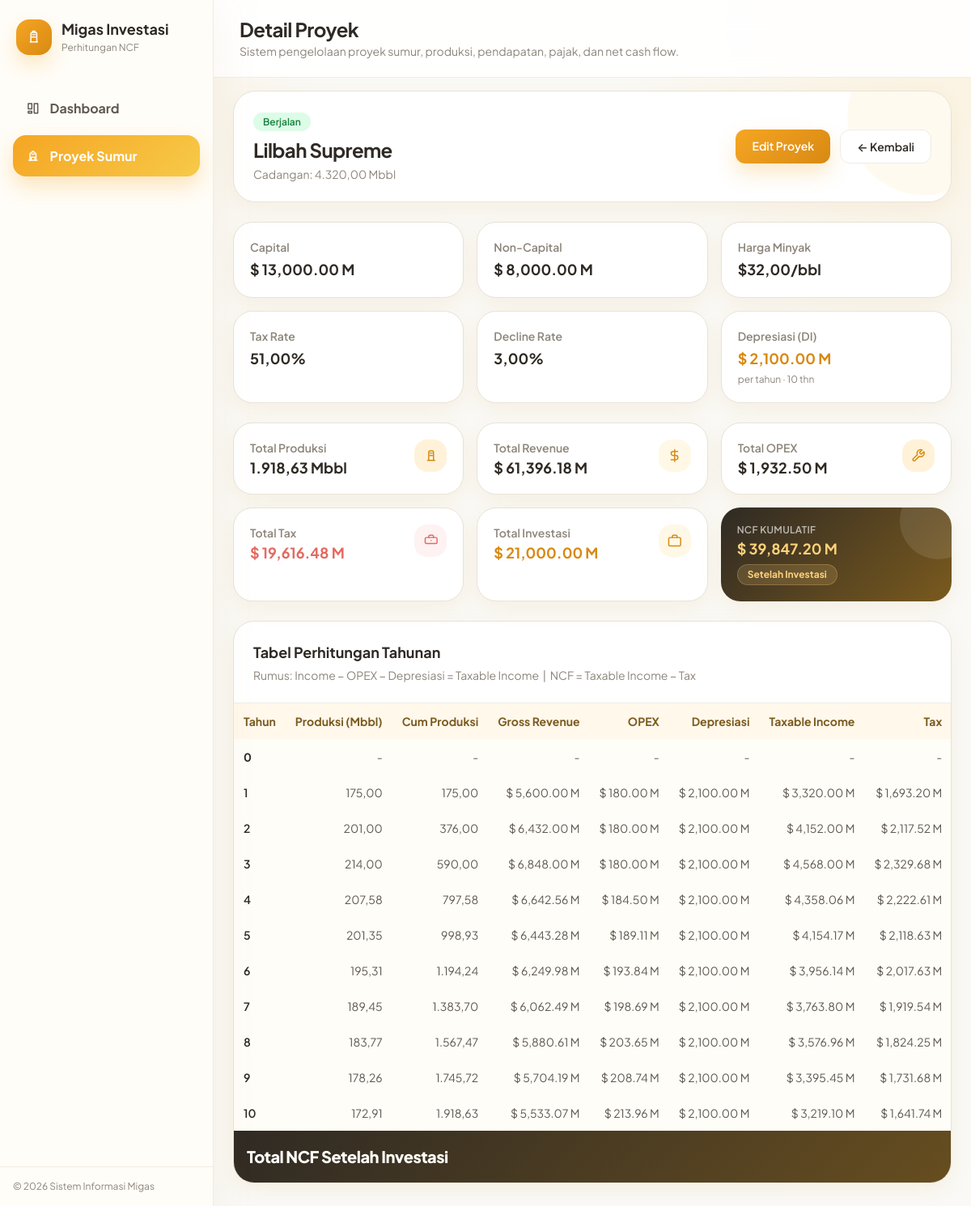
The app's page /detail-proyek.php?id=7 with its own data.
### tables this page shows
CREATE TABLE `fields` (
  `id` int(10) UNSIGNED NOT NULL,
  `nama` varchar(100) NOT NULL,
  `cadangan_mbbl` decimal(14,4) NOT NULL COMMENT 'Total cadangan minyak (Mbbl)',
  `harga_minyak` decimal(10,2) NOT NULL COMMENT 'Harga minyak asumsi ($/bbl)',
  `tahun_hitung` smallint(6) NOT NULL DEFAULT 10 COMMENT 'Jumlah tahun analisis NCF',
  `tax_rate` decimal(5,2) NOT NULL DEFAULT 51.00 COMMENT 'Tax rate (%)',
  `status_proyek` varchar(20) NOT NULL DEFAULT 'Direncanakan' COMMENT 'Status proyek',
  `created_at` timestamp NOT NULL DEFAULT current_timestamp(),
  `updated_at` timestamp NOT NULL DEFAULT current_timestamp() ON UPDATE current_timestamp()
);

CREATE TABLE `investasi` (
  `id` int(10) UNSIGNED NOT NULL,
  `field_id` int(10) UNSIGNED NOT NULL,
  `capital` decimal(14,4) NOT NULL COMMENT 'Investasi capital ($M)',
  `non_capital` decimal(14,4) NOT NULL COMMENT 'Investasi non-capital ($M)',
  `total_investasi` decimal(14,4) DEFAULT NULL COMMENT 'Total investasi = capital + non_capital ($M)'
);

CREATE TABLE `production_decline` (
  `id` int(10) UNSIGNED NOT NULL,
  `field_id` int(10) UNSIGNED NOT NULL,
  `mulai_tahun_ke` smallint(6) NOT NULL COMMENT 'Produksi mulai decline pada tahun ke-N',
  `laju_persen` decimal(6,3) NOT NULL COMMENT 'Laju decline %/tahun'
);

CREATE TABLE `ncf_results` (
  `id` int(10) UNSIGNED NOT NULL,
  `field_id` int(10) UNSIGNED NOT NULL,
  `tahun_ke` smallint(6) NOT NULL,
  `produksi_mbbl` decimal(14,4) NOT NULL,
  `cum_produksi` decimal(14,4) NOT NULL,
  `gross_revenue` decimal(14,4) NOT NULL COMMENT 'Produksi × Harga ($M)',
  `opex` decimal(14,4) NOT NULL COMMENT 'Biaya operasi tahun ini ($M)',
  `depresiasi_di` decimal(14,4) NOT NULL COMMENT 'Di = (Capital+NonCapital)/TahunHitung ($M)',
  `taxable_income` decimal(14,4) NOT NULL COMMENT 'Gross Rev − Opex − Di ($M)',
  `tax` decimal(14,4) NOT NULL COMMENT 'Taxable Income × Tax Rate ($M)',
  `ncf` decimal(14,4) NOT NULL COMMENT 'Gross Rev − Opex − Tax ($M)',
  `cum_ncf` decimal(14,4) NOT NULL COMMENT 'Kumulatif NCF s.d. tahun ini ($M)',
  `calculated_at` timestamp NOT NULL DEFAULT current_timestamp()
);

### detail-proyek.php (the view, shortened to what this page needs)
<?php
require_once __DIR__ . '/includes/functions.php';
require_once __DIR__ . '/includes/perhitungan.php';
$id = (int)($_GET['id'] ?? 0);
$stmt = $pdo->prepare("
SELECT
    f.*,
    i.capital,
    i.non_capital,
    i.total_investasi,
    pd.laju_persen,
    pd.mulai_tahun_ke,
    op.base_usd_m,
    op.base_hingga_thn,
    op.eskalasi_persen
FROM fields f
LEFT JOIN investasi i
    ON i.field_id = f.id
LEFT JOIN production_decline pd
    ON pd.field_id = f.id
LEFT JOIN opex_params op
    ON op.field_id = f.id
WHERE f.id = ?
");
$stmt->execute([$id]);
$project = $stmt->fetch();
$stmt = $pdo->prepare("
SELECT *
FROM ncf_results
WHERE field_id = ?
ORDER BY tahun_ke
");
$stmt->execute([$id]);
$rows = $stmt->fetchAll();
$lastRow = !empty($rows) ? end($rows) : [];
$summary = [
    'total_produksi'  => array_sum(array_column($rows, 'produksi_mbbl')),
    'total_income'    => array_sum(array_column($rows, 'gross_revenue')),
    'total_opex'      => array_sum(array_column($rows, 'opex')),
    'total_tax'       => array_sum(array_column($rows, 'tax')),
    'total_ncf'       => $lastRow['cum_ncf'] ?? 0,
    'total_investasi' => (float)($project['total_investasi'] ?? 0)
                         ?: (($project['capital'] ?? 0) + ($project['non_capital'] ?? 0)),
];
include __DIR__ . '/includes/header.php';
?>
<div class="space-y-5 lg:space-y-6 min-w-0">
    <div class="app-card rounded-[26px] sm:rounded-[28px] p-5 sm:p-6 relative overflow-hidden min-w-0">
        <div class="relative flex flex-col lg:flex-row lg:items-center lg:justify-between gap-5 min-w-0">
            <div class="min-w-0">
                <div class="mb-2"><?= status_badge($project['status_proyek'] ?? 'Tidak tersedia') ?></div>
                <h2 class="text-xl sm:text-2xl xl:text-3xl font-bold tracking-tight leading-tight" style="color: var(--color-heading);"><?= e($project['nama']) ?></h2>
                <p class="mt-1 text-sm" style="color: var(--color-muted);">Cadangan: <?= format_number($project['cadangan_mbbl']) ?> Mbbl</p>
            </div>
            <div class="flex gap-3 shrink-0">
                <a href="edit-proyek.php?id=<?= e($project['id']) ?>" class="app-btn-primary px-5 py-2.5 rounded-xl font-semibold text-sm transition">Edit Proyek</a>
                <a href="proyek.php" class="px-5 py-2.5 rounded-xl font-semibold text-sm transition" style="background: var(--color-surface); border: 1px solid var(--color-divider); color: var(--color-heading);">← Kembali</a>
            </div>
        </div>
    </div>
    <div class="grid grid-cols-2 sm:grid-cols-3 xl:grid-cols-6 gap-4 min-w-0">
        <div class="app-card app-card-hover p-5 rounded-[22px] sm:rounded-[24px] min-w-0">
            <div class="text-sm font-semibold" style="color: var(--color-muted);">Capital</div>
            <div class="text-lg xl:text-xl font-bold mt-1" style="color: var(--color-heading);"><?= format_usd_m($project['capital']) ?></div>
        </div>
        <div class="app-card app-card-hover p-5 rounded-[22px] sm:rounded-[24px] min-w-0">
            <div class="text-sm font-semibold" style="color: var(--color-muted);">Non-Capital</div>
            <div class="text-lg xl:text-xl font-bold mt-1" style="color: var(--color-heading);"><?= format_usd_m($project['non_capital']) ?></div>
        </div>
        <div class="app-card app-card-hover p-5 rounded-[22px] sm:rounded-[24px] min-w-0">
            <div class="text-sm font-semibold" style="color: var(--color-muted);">Harga Minyak</div>
            <div class="text-lg xl:text-xl font-bold mt-1" style="color: var(--color-heading);">$<?= format_number($project['harga_minyak']) ?>/bbl</div>
        </div>
        <div class="app-card app-card-hover p-5 rounded-[22px] sm:rounded-[24px] min-w-0">
            <div class="text-sm font-semibold" style="color: var(--color-muted);">Tax Rate</div>
            <div class="text-lg xl:text-xl font-bold mt-1" style="color: var(--color-heading);"><?= format_number($project['tax_rate']) ?>%</div>
        </div>
        <div class="app-card app-card-hover p-5 rounded-[22px] sm:rounded-[24px] min-w-0">
            <div class="text-sm font-semibold" style="color: var(--color-muted);">Decline Rate</div>
            <div class="text-lg xl:text-xl font-bold mt-1" style="color: var(--color-heading);"><?= format_number($project['laju_persen']) ?>%</div>
        </div>
        <?php
            $tahunHitung = (int)($project['tahun_hitung'] ?? 10);
            $totalInvest = ($project['capital'] ?? 0) + ($project['non_capital'] ?? 0);
            $di = $tahunHitung > 0 ? $totalInvest / $tahunHitung : 0;
        ?>
        <div class="app-card app-card-hover p-5 rounded-[22px] sm:rounded-[24px] min-w-0">
            <div class="text-sm font-semibold" style="color: var(--color-muted);">Depresiasi (DI)</div>
            <div class="text-lg xl:text-xl font-bold mt-1" style="color: #D88912;"><?= format_usd_m($di) ?></div>
            <div class="text-xs mt-1" style="color: var(--color-muted);">per tahun · <?= $tahunHitung ?> thn</div>
        </div>
    </div>
    <div class="grid grid-cols-2 sm:grid-cols-3 xl:grid-cols-6 gap-4 min-w-0">
        <div class="app-card app-card-hover p-5 rounded-[22px] sm:rounded-[24px] min-w-0">
            <div class="flex items-start justify-between gap-2 min-w-0">
                <div class="min-w-0">
                    <div class="text-sm font-semibold" style="color: var(--color-muted);">Total Produksi</div>
                    <div class="text-lg xl:text-xl font-bold mt-1 leading-tight" style="color: var(--color-heading);"><?= format_number($summary['total_produksi']) ?> Mbbl</div>
                </div>
                <div class="icon-box shrink-0">
                    <svg class="ui-icon" viewBox="0 0 24 24" aria-hidden="true"><path d="M8 20V6.5A2.5 2.5 0 0 1 10.5 4h3A2.5 2.5 0 0 1 16 6.5V20"/><path d="M6 20h12"/><path d="M10 8h4"/><path d="M10 12h4"/></svg>
                </div>
            </div>
        </div>
        <div class="app-card app-card-hover p-5 rounded-[22px] sm:rounded-[24px] min-w-0">
            <div class="flex items-start justify-between gap-2 min-w-0">
                <div class="min-w-0">
                    <div class="text-sm font-semibold" style="color: var(--color-muted);">Total Revenue</div>
                    <div class="text-lg xl:text-xl font-bold mt-1 leading-tight" style="color: var(--color-heading);"><?= format_usd_m($summary['total_income']) ?></div>
                </div>
                <div class="icon-box shrink-0" style="background: #FFF8E6; color: #D88912;">
                    <svg class="ui-icon" viewBox="0 0 24 24" aria-hidden="true"><path d="M12 2v20"/><path d="M17 5H9.5a3.5 3.5 0 0 0 0 7H14a3.5 3.5 0 0 1 0 7H6"/></svg>
                </div>
            </div>
        </div>
        <div class="app-card app-card-hover p-5 rounded-[22px] sm:rounded-[24px] min-w-0">
            <div class="flex items-start justify-between gap-2 min-w-0">
                <div class="min-w-0">
                    <div class="text-sm font-semibold" style="color: var(--color-muted);">Total OPEX</div>
                    <div class="text-lg xl:text-xl font-bold mt-1 leading-tight" style="color: var(--color-heading);"><?= format_usd_m($summary['total_opex']) ?></div>
                </div>
                <div class="icon-box shrink-0">
                    <svg class="ui-icon" viewBox="0 0 24 24" aria-hidden="true"><path d="M14.7 6.3a1 1 0 0 0 0 1.4l1.6 1.6a1 1 0 0 0 1.4 0l3.77-3.77a6 6 0 0 1-7.94 7.94l-6.91 6.91a2.12 2.12 0 0 1-3-3l6.91-6.91a6 6 0 0 1 7.94-7.94z"/></svg>
                </div>
            </div>
        </div>
        <div class="app-card app-card-hover p-5 rounded-[22px] sm:rounded-[24px] min-w-0">
            <div class="flex items-start justify-between gap-2 min-w-0">
                <div class="min-w-0">
                    <div class="text-sm font-semibold" style="color: var(--color-muted);">Total Tax</div>
                    <div class="text-lg xl:text-xl font-bold mt-1 leading-tight text-[#E46A61]"><?= format_usd_m($summary['total_tax']) ?></div>
                </div>
                <div class="icon-box shrink-0" style="background: #FEF2F2; color: #E46A61;">
                    <svg class="ui-icon" viewBox="0 0 24 24" aria-hidden="true"><path d="M20 7H4a2 2 0 0 0-2 2v6a2 2 0 0 0 2 2h16a2 2 0 0 0 2-2V9a2 2 0 0 0-2-2z"/><path d="M16 7V5a2 2 0 0 0-2-2h-4a2 2 0 0 0-2 2v2"/><line x1="12" y1="12" x2="12" y2="12"/></svg>
                </div>
            </div>
        </div>
        <div class="app-card app-card-hover p-5 rounded-[22px] sm:rounded-[24px] min-w-0">
            <div class="flex items-start justify-between gap-2 min-w-0">
                <div class="min-w-0">
                    <div class="text-sm font-semibold" style="color: var(--color-muted);">Total Investasi</div>
                    <div class="text-lg xl:text-xl font-bold mt-1 leading-tight" style="color: #D88912;"><?= format_usd_m($summary['total_investasi']) ?></div>
                </div>
                <div class="icon-box shrink-0" style="background: #FFF8E6; color: #D88912;">
                    <svg class="ui-icon" viewBox="0 0 24 24" aria-hidden="true"><rect x="2" y="7" width="20" height="14" rx="2"/><path d="M16 7V5a2 2 0 0 0-2-2h-4a2 2 0 0 0-2 2v2"/></svg>
                </div>
            </div>
        </div>
        <div class="p-5 rounded-[22px] sm:rounded-[24px] text-white relative overflow-hidden min-w-0" style="background: linear-gradient(135deg, #2F2A24, #7A5A1E); box-shadow: var(--shadow-card);">
            <div class="absolute -right-8 -top-8 w-24 h-24 rounded-full bg-white/10"></div>
            <div class="relative min-w-0">
                <div class="text-xs font-semibold uppercase tracking-wide text-white/65">NCF Kumulatif</div>
                <div class="mt-1 text-lg xl:text-xl font-bold leading-tight" style="color: #FFD27A;"><?= format_usd_m($summary['total_ncf']) ?></div>
                <div class="mt-2 inline-flex items-center rounded-full px-3 py-1 text-xs font-bold" style="background: rgba(255,210,122,0.16); color: #FFD27A; border: 1px solid rgba(255,210,122,0.24);">
                    Setelah Investasi
                </div>
            </div>
        </div>
    </div>
    <div class="app-card rounded-[24px] sm:rounded-[26px] overflow-hidden min-w-0">
        <div class="p-5 sm:p-6 border-b" style="border-color: var(--color-divider);">
            <h3 class="font-bold text-lg" style="color: var(--color-heading);">Tabel Perhitungan Tahunan</h3>
            <p class="text-sm mt-1" style="color: var(--color-muted);">Rumus: Income − OPEX − Depresiasi = Taxable Income &nbsp;|&nbsp; NCF = Taxable Income − Tax</p>
        </div>
        <div class="overflow-x-auto">
            <table class="calculation-table w-full text-[13px] sm:text-sm">
                <thead style="background: #FFF8EB; color: #7A5A1E;">
                    <tr>
                        <th class="p-3 text-left">Tahun</th>
                        <th class="p-3 text-right">Produksi (Mbbl)</th>
                        <th class="p-3 text-right">Cum Produksi</th>
                        <th class="p-3 text-right">Gross Revenue</th>
                        <th class="p-3 text-right">OPEX</th>
                        <th class="p-3 text-right">Depresiasi</th>
                        <th class="p-3 text-right">Taxable Income</th>
                        <th class="p-3 text-right">Tax</th>
                    </tr>
                </thead>
                <tbody>
                    <tr class="border-t" style="background: #FFFDF8; border-color: var(--color-divider);">
                        <td class="p-3 font-bold" style="color: var(--color-heading);">0</td>
                        <td class="p-3 text-right">-</td>
                        <td class="p-3 text-right">-</td>
                        <td class="p-3 text-right">-</td>
                        <td class="p-3 text-right">-</td>
                        <td class="p-3 text-right">-</td>
                        <td class="p-3 text-right">-</td>
                        <td class="p-3 text-right">-</td>
                    </tr>
                    <?php foreach ($rows as $r): ?>
                    <tr class="border-t hover:bg-[#FFF9EE] transition" style="border-color: var(--color-divider);">
                        <td class="p-3 font-semibold" style="color: var(--color-heading);"><?= $r['tahun_ke'] ?></td>
                        <td class="p-3 text-right"><?= format_number($r['produksi_mbbl']) ?></td>
                        <td class="p-3 text-right"><?= format_number($r['cum_produksi']) ?></td>
                        <td class="p-3 text-right"><?= format_usd_m($r['gross_revenue']) ?></td>
                        <td class="p-3 text-right"><?= format_usd_m($r['opex']) ?></td>
                        <td class="p-3 text-right"><?= format_usd_m($r['depresiasi_di']) ?></td>
                        <td class="p-3 text-right <?= $r['taxable_income'] < 0 ? 'text-[#E46A61]' : '' ?>"><?= format_usd_m($r['taxable_income']) ?></td>
                        <td class="p-3 text-right text-[#E46A61]"><?= format_usd_m($r['tax']) ?></td>
                    </tr>
                    <?php endforeach; ?>
                    <tr style="background: linear-gradient(135deg, #2F2A24, #7A5A1E); color: #FFFDF8;">
                        <td class="p-4 text-lg sm:text-xl font-extrabold tracking-tight" colspan="9" style="color: #FFFDF8;">Total NCF Setelah Investasi</td>
                    </tr>
                </tbody>
            </table>
        </div>
    </div>
</div>
<?php include __DIR__ . '/includes/footer.php'; ?>

### includes/functions.php (shortened to what this page needs)
<?php
function e($value) {
    return htmlspecialchars((string)$value, ENT_QUOTES, 'UTF-8');
}
function format_number($value, $decimals = 2) {
    return number_format((float)$value, $decimals, ',', '.');
}
function format_usd_m($value) {
    return '$ ' . number_format((float)$value, 2, '.', ',') . ' M';
}
function status_badge($status) {
    $class = 'bg-slate-100 text-slate-700';
    if ($status === 'Berjalan') $class = 'bg-green-100 text-green-700';
    return '<span class="px-3 py-1 rounded-full text-xs font-semibold '.$class.'">'.e($status).'</span>';
}
?>

### records on screen
fields: status_proyek "Berjalan", nama "Lilbah Supreme", cadangan_mbbl "4.320,00", investasi.capital "$ 13,000.00 M", investasi.non_capital "$ 8,000.00 M", harga_minyak "32,00", tax_rate "51,00", production_decline.laju_persen "3,00", tahun_hitung.non_capital "$ 2,100.00 M", tahun_hitung "10"
ncf_results: cum_ncf.total_investasi "1.918,63", cum_ncf.total_investasi "$ 61,396.18 M", cum_ncf.total_investasi "$ 1,932.50 M", cum_ncf.total_investasi "$ 19,616.48 M", cum_ncf.total_investasi "$ 21,000.00 M", cum_ncf.total_investasi "$ 39,847.20 M", tahun_ke "10", produksi_mbbl "172,91", cum_produksi "1.918,63", gross_revenue "$ 5,533.07 M", opex "$ 213.96 M", depresiasi_di "$ 2,100.00 M", taxable_income "$ 3,219.10 M", tax "$ 1,641.74 M"
ncf_results: tahun_ke "1", produksi_mbbl "175,00", cum_produksi "175,00", gross_revenue "$ 5,600.00 M", opex "$ 180.00 M", depresiasi_di "$ 2,100.00 M", taxable_income "$ 3,320.00 M", tax "$ 1,693.20 M"
ncf_results: tahun_ke "2", produksi_mbbl "201,00", cum_produksi "376,00", gross_revenue "$ 6,432.00 M", opex "$ 180.00 M", depresiasi_di "$ 2,100.00 M", taxable_income "$ 4,152.00 M", tax "$ 2,117.52 M"
ncf_results: tahun_ke "3", produksi_mbbl "214,00", cum_produksi "590,00", gross_revenue "$ 6,848.00 M", opex "$ 180.00 M", depresiasi_di "$ 2,100.00 M", taxable_income "$ 4,568.00 M", tax "$ 2,329.68 M"
ncf_results: tahun_ke "4", produksi_mbbl "207,58", cum_produksi "797,58", gross_revenue "$ 6,642.56 M", opex "$ 184.50 M", depresiasi_di "$ 2,100.00 M", taxable_income "$ 4,358.06 M", tax "$ 2,222.61 M"
ncf_results: tahun_ke "5", produksi_mbbl "201,35", cum_produksi "998,93", gross_revenue "$ 6,443.28 M", opex "$ 189.11 M", depresiasi_di "$ 2,100.00 M", taxable_income "$ 4,154.17 M", tax "$ 2,118.63 M"
ncf_results: tahun_ke "6", produksi_mbbl "195,31", cum_produksi "1.194,24", gross_revenue "$ 6,249.98 M", opex "$ 193.84 M", depresiasi_di "$ 2,100.00 M", taxable_income "$ 3,956.14 M", tax "$ 2,017.63 M"
ncf_results: tahun_ke "7", produksi_mbbl "189,45", cum_produksi "1.383,70", gross_revenue "$ 6,062.49 M", opex "$ 198.69 M", depresiasi_di "$ 2,100.00 M", taxable_income "$ 3,763.80 M", tax "$ 1,919.54 M"
ncf_results: tahun_ke "8", produksi_mbbl "183,77", cum_produksi "1.567,47", gross_revenue "$ 5,880.61 M", opex "$ 203.65 M", depresiasi_di "$ 2,100.00 M", taxable_income "$ 3,576.96 M", tax "$ 1,824.25 M"
ncf_results: tahun_ke "9", produksi_mbbl "178,26", cum_produksi "1.745,72", gross_revenue "$ 5,704.19 M", opex "$ 208.74 M", depresiasi_di "$ 2,100.00 M", taxable_income "$ 3,395.45 M", tax "$ 1,731.68 M"

### other values on screen
$pageTitle "Detail Proyek"
